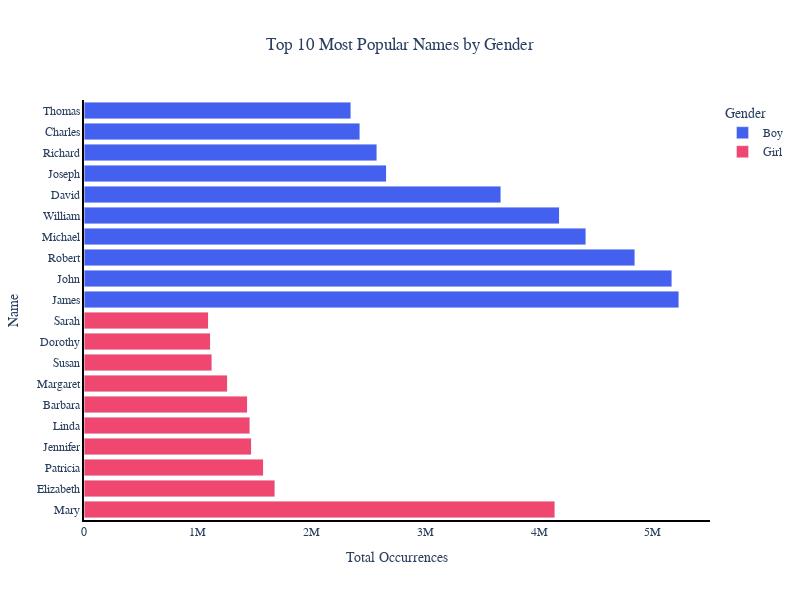

Notebook source saved alongside this figure:
### Code cell
## Top Male and Female Names

# Filter for female names
df_female = df[df['Gender'] == 'F']
name_occurrences_female = df_female.groupby('Name')['Occurrences'].sum().reset_index()
top_names_female = name_occurrences_female.sort_values(by='Occurrences', ascending=False).head(10)

# Filter for male names
df_male = df[df['Gender'] == 'M']
name_occurrences_male = df_male.groupby('Name')['Occurrences'].sum().reset_index()
top_names_male = name_occurrences_male.sort_values(by='Occurrences', ascending=False).head(10)

# Create a single DataFrame for Plotly
top_names_female['Gender'] = 'Female'
top_names_male['Gender'] = 'Male'
combined_df = pd.concat([top_names_female, top_names_male])

# Create the plot
fig = go.Figure()

# Add Female Names
fig.add_trace(go.Bar(
    y=top_names_female['Name'],
    x=top_names_female['Occurrences'],
    name='Girl',
    orientation='h',
    marker_color='#ef476f'
))

# Add Male Names
fig.add_trace(go.Bar(
    y=top_names_male['Name'],
    x=top_names_male['Occurrences'],
    name='Boy',
    orientation='h',
    marker_color='#4361ee'
))

# Update layout to match the style of the given example
fig.update_layout(
    barmode='stack',
    xaxis=dict(title='Total Occurrences', showline=True, linewidth=2, linecolor='black'),
    yaxis=dict(title='Name', showline=True, linewidth=2, linecolor='black'),
    legend_title='Gender',
    font=dict(family="cursive", size=12),
    plot_bgcolor='white',
    width=800,
    height=600,
    title='Top 10 Most Popular Names by Gender',
    title_x=0.5
)

fig.show()

### Figure 1 — Plotly figure (JSON) as saved in the notebook; plotly's stock layout.template omitted (floating-point values rounded to 4 significant figures)
{"data": [{"marker": {"color": "#ef476f"}, "name": "Girl", "orientation": "h", "type": "bar", "x": [4136872, 1674865, 1573241, 1470608, 1454476, 1436052, 1259974, 1122984, 1110746, 1092927], "y": ["Mary", "Elizabeth", "Patricia", "Jennifer", "Linda", "Barbara", "Margaret", "Susan", "Dorothy", "Sarah"]}, {"marker": {"color": "#4361ee"}, "name": "Boy", "orientation": "h", "type": "bar", "x": [5226569, 5166241, 4841968, 4410095, 4178180, 3662190, 2654627, 2574402, 2423009, 2344940], "y": ["James", "John", "Robert", "Michael", "William", "David", "Joseph", "Richard", "Charles", "Thomas"]}], "layout": {"barmode": "stack", "font": {"family": "cursive", "size": 12}, "height": 600, "legend": {"title": {"text": "Gender"}}, "plot_bgcolor": "white", "title": {"text": "Top 10 Most Popular Names by Gender", "x": 0.5}, "width": 800, "xaxis": {"linecolor": "black", "linewidth": 2, "showline": true, "title": {"text": "Total Occurrences"}}, "yaxis": {"linecolor": "black", "linewidth": 2, "showline": true, "title": {"text": "Name"}}}}
